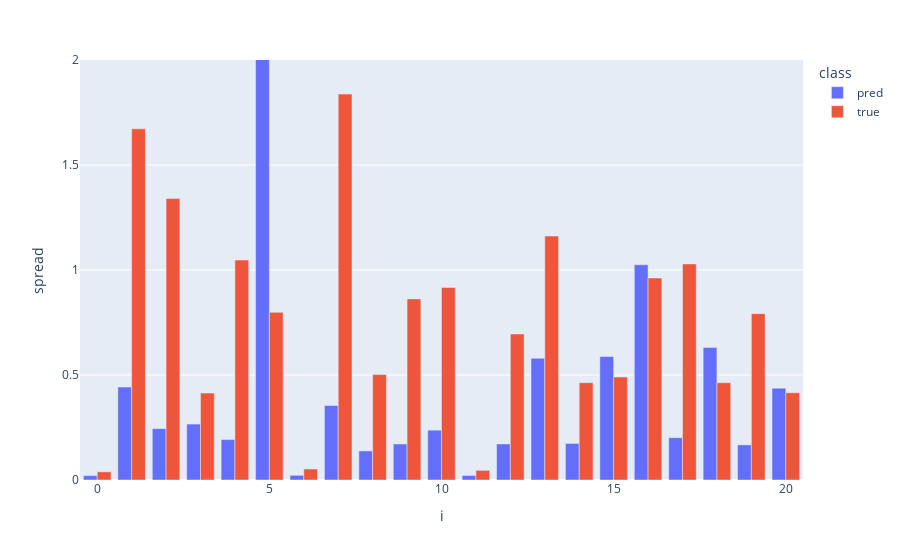

The notebook cell this image was saved under:
### Code cell
df_stat = df.groupby(by=['i','class']).mean()
df_stat.loc[:,'i'] = [i[0] for i in df_stat.index]
df_stat.loc[:,'class'] = [i[1] for i in df_stat.index]
# ax = sns.barplot(data=df_stat, x='i', y='spread', hue='class')
# ax.set_ylim(0,2)
# plt.show()
fig = px.bar(df_stat, x='i', y='spread', color='class', barmode='group', range_y=(0,2))
fig.show()

### Figure 1 — Plotly figure (JSON) as saved in the notebook; plotly's stock layout.template omitted (floating-point values rounded to 4 significant figures)
{"data": [{"alignmentgroup": "True", "hovertemplate": "class=pred<br>i=%{x}<br>spread=%{y}<extra></extra>", "legendgroup": "pred", "marker": {"color": "#636efa", "pattern": {"shape": ""}}, "name": "pred", "offsetgroup": "pred", "orientation": "v", "showlegend": true, "textposition": "auto", "type": "bar", "x": [0, 1, 2, 3, 4, 5, 6, 7, 8, 9, 10, 11, 12, 13, 14, 15, 16, 17, 18, 19, 20], "xaxis": "x", "y": [0.02094, 0.4426, 0.2446, 0.2663, 0.1925, 10.72, 0.02234, 0.355, 0.1385, 0.1715, 0.2372, 0.02147, 0.1716, 0.5795, 0.1741, 0.588, 1.025, 0.2013, 0.6307, 0.1673, 0.4375], "yaxis": "y"}, {"alignmentgroup": "True", "hovertemplate": "class=true<br>i=%{x}<br>spread=%{y}<extra></extra>", "legendgroup": "true", "marker": {"color": "#EF553B", "pattern": {"shape": ""}}, "name": "true", "offsetgroup": "true", "orientation": "v", "showlegend": true, "textposition": "auto", "type": "bar", "x": [0, 1, 2, 3, 4, 5, 6, 7, 8, 9, 10, 11, 12, 13, 14, 15, 16, 17, 18, 19, 20], "xaxis": "x", "y": [0.03883, 1.672, 1.34, 0.4139, 1.047, 0.7983, 0.05231, 1.838, 0.502, 0.8624, 0.9169, 0.04603, 0.6951, 1.162, 0.4637, 0.4904, 0.9619, 1.029, 0.4632, 0.792, 0.4155], "yaxis": "y"}], "layout": {"barmode": "group", "legend": {"title": {"text": "class"}, "tracegroupgap": 0}, "margin": {"t": 60}, "xaxis": {"anchor": "y", "domain": [0, 1], "title": {"text": "i"}}, "yaxis": {"anchor": "x", "domain": [0, 1], "range": [0, 2], "title": {"text": "spread"}}}}
